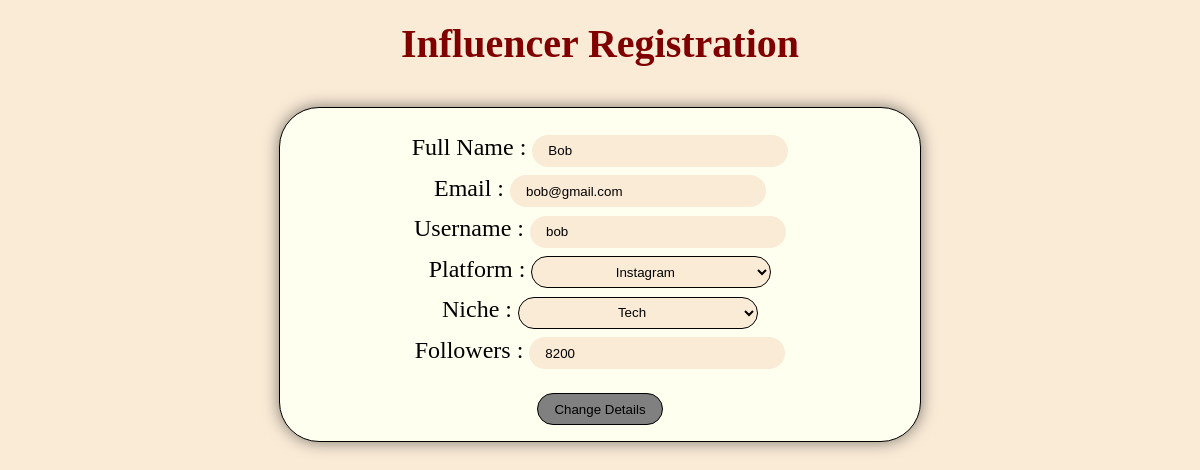
/influencer/edit_profile/2 (signed in), run on the app's committed database.
### website/models.py (models this page shows)
class Influencer(db.Model, UserMixin):
    __tablename__="Influencer"
    id=db.Column(db.Integer, primary_key=True)
    role=db.Column(db.String, default='Influencer', nullable=False)
    fullname=db.Column(db.String, nullable=False)
    email=db.Column(db.String, nullable=False)
    username=db.Column(db.String, nullable=False, unique=True)
    pwd=db.Column(db.String, nullable=False)
    niche=db.Column(db.String, nullable=False)
    platform=db.Column(db.String, nullable=False)
    followers=db.Column(db.Integer, nullable=False)
    rating=db.Column(db.Float, default=None)
    earning=db.Column(db.Integer, nullable=False, default=0)
    is_flag=db.Column(db.Boolean, nullable=False, default=False)
    ad_request=db.relationship('Ad_request', backref='Influencer')
    Review=db.relationship('Review', backref='Influencer')

### website/influencer.py (the view, shortened to what this page needs)
@influencer.route('/edit_profile/<int:inf_id>', methods=['GET','POST'])
@login_required
def edit_profile(inf_id):
    inf=Influencer.query.filter_by(id=inf_id).first()
    return render_template('/influencer/edit_profile.html', inf=inf)

### website/templates/influencer/edit_profile.html (shortened to what this page needs)
<!DOCTYPE html>
<html lang="en">
<head>
    <link rel="stylesheet" href="/static/style.css">
</head>
<body>
    <h1>Influencer Registration</h1>
    <form action="/influencer/edit_profile/{{inf.id}}" method="POST" class="login_form">
        <div action="" class="input_box">
            <br>
            <p class="sub_heading">Full Name :
                <input name="fullname" type="text" placeholder="Full Name" value="{{inf.fullname}}" required>
            </p>
            <p class="sub_heading">Email :
                <input name="email" type="email" placeholder="Email" value="{{inf.email}}" required>
            </p>
            <p class="sub_heading">Username :
                <input name="username" type="text" placeholder="Username" value="{{inf.username}}" required>
            </p>
            <p class="sub_heading">Platform :
                <select name="platform" id="usertype" value="{{inf.platform}}" required>
                    <option value="Instagram">Instagram</option>
                </select>
            </p>
            <p class="sub_heading">Niche :
                <select name="niche" id="usertype" value="{{inf.niche}}" required>
                    <option value="Tech">Tech</option>
                </select>
            </p>
            <p name="followers" class="sub_heading">Followers :
                <input name='followers' type="integer" placeholder="Followers" value="{{inf.followers}}" required>
            </p>
            <button id="submit">Change Details</button>
            <br>
        </div>
    </form>
</body>
</html>

### website/static/style.css (style rules this page uses)
* { margin: 0; padding: 0; }
body { background-color:antiquewhite; }
h1 { margin-top: 20px; font-size: 40px; text-align: center; color: maroon; }
.login_form { margin-top: 5vmin; height: auto; width:auto; display: flex; justify-content: center; align-items: center; }
.input_box { background-color: ivory; text-align: center; width: 80vmin; height:auto; border: 1px solid black; border-radius: 5vmin; box-shadow: 0 0 1rem rgba(0, 0, 0, 0.5); }
.sub_heading { margin: 1vmin; font-size: 3vmin; }
input { height: 4vmin; width: 30vmin; border: none; background-color:antiquewhite; border-radius: 2vmin; padding-left: 2vmin; }
input::placeholder { text-align: center; color: gray; }
#submit { color: black; background-color: gray; margin: 2vmin; height:4vmin; width: auto; padding-left: 2vmin; padding-right: 2vmin; cursor: pointer; border-radius: 2vmin; border: 1px solid black; }
#usertype { background-color: antiquewhite; text-align: center; height:4vmin; width: 30vmin; border-radius: 2vmin; border: 1px solid black; }

### data on the page
Influencer: fullname "Bob", email "bob@gmail.com", username "bob", platform "Instagram", niche "Tech", followers "8200"
